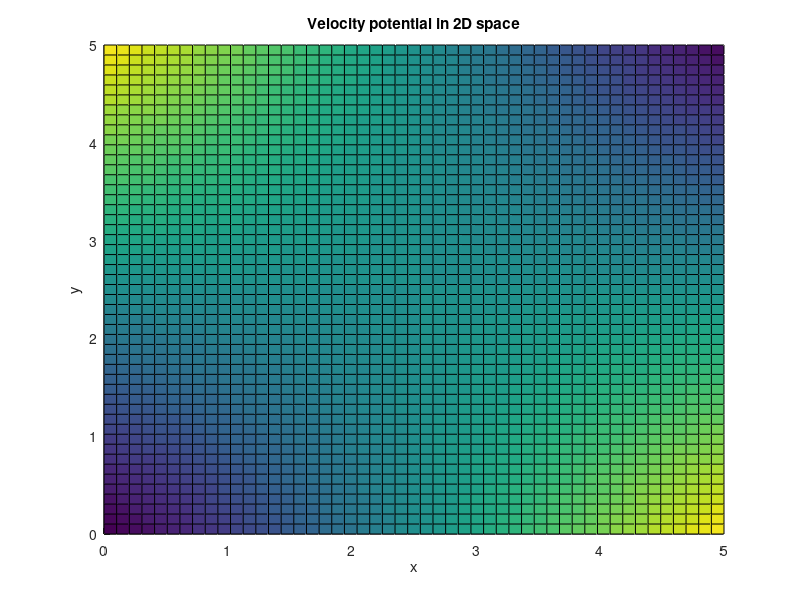
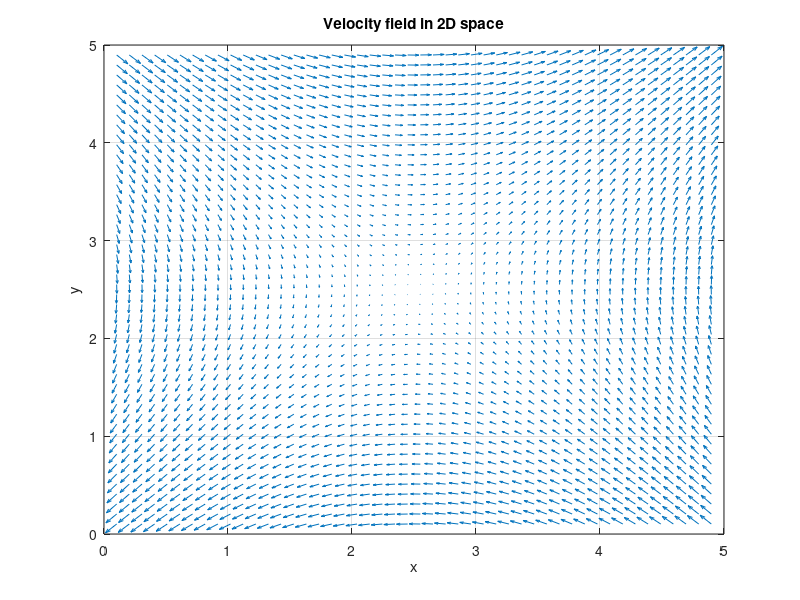

MATLAB code to generate these figures, in order:
%Velocity potential Laplace equation PDE solution
%Can be adjusted for other PDEs

clear all;

%Mesh variables
nx = 50; %No of x. grid points
ny = 50; %No of y. grid points
lx = 5;
ly = 5;

%Mesh grid
x = linspace(0, lx, nx);
y = linspace(0, ly, ny);
dx = x(2) - x(1); %The points are evenly spaced
dy = y(2) - y(1); 

%Matrix: M * phi = B. This contains all the difference equations. See notes
%taken on 'Solving Potential Flow'
N = nx * ny; %Number of unknowns
M = zeros(N, N);
B = zeros(N, 1);

%Interior mesh points
for i=2:nx-1 %Iterate over x direction, skip 1st and last x points
    for j=2:ny-1
        n = i + (j-1)*nx; %Turn i,j into nth item in phi matrix
        M(n, n) = -4; %All interior diagonals = -4
        M(n, n+1) = 1; %Neighbours = 1
        M(n, n-1) = 1;
        M(n, n+nx) = 1;
        M(n, n-nx) = 1;
        B(n, 1) = 0; %Source term (0 for Laplace equation)
    end
end

%Boundary conditions
%Left BC: phi = y
i = 1;
for j=1:ny
    n = i + (j-1)*nx;
    M(n, n) = 1;
    B(n, 1) = y(j);
end

%Right BC: phi = ly - y
i = nx;
for j=1:ny
    n = i + (j-1)*nx;
    M(n, n) = 1;
    B(n, 1) = ly - y(j);
end

%Top BC: phi = lx - x
j = ny;
for i=1:nx
    n = i + (j-1)*nx;
    M(n, n) = 1;
    B(n, 1) = lx - x(i);
end

%Bottom BC: phi = x
j = 1;
for i=1:nx
    n = i + (j-1)*nx;
    M(n, n) = 1;
    B(n, 1) = x(i);
end

phi_1D = M\B;

%Convert the list of phis back into the 2D mesh grid
for i = 1:nx
    for j = 1:ny
        n = i + (j-1)*nx;
        phi_2D(i, j) = phi_1D(n);
    end
end

%Compute the velocity field
%u = - dphi/dx and v = -dphi/dy
u = zeros(nx, ny); %Create empty matrices to store u and v components
v = zeros(nx, ny);
for i=2:nx-1 %Skip first and last points as these have missing neighbours
    for j=2:ny-1
        %Central difference definition of derivatives
        u(i, j) = -(phi_2D(i+1, j) - phi_2D(i-1, j))/(2*dx);
        v(i, j) = -(phi_2D(i, j+1) - phi_2D(i, j-1))/(2*dy);
    end
end

det(M);

figure();
surface(x, y, phi_2D'); xlabel('x'); ylabel('y'); zlabel('phi'); grid on;
title('Velocity potential in 2D space');

figure();
quiver(x, y, u', v'); xlabel('x'); ylabel('y'); grid on;
title('Velocity field in 2D space');
